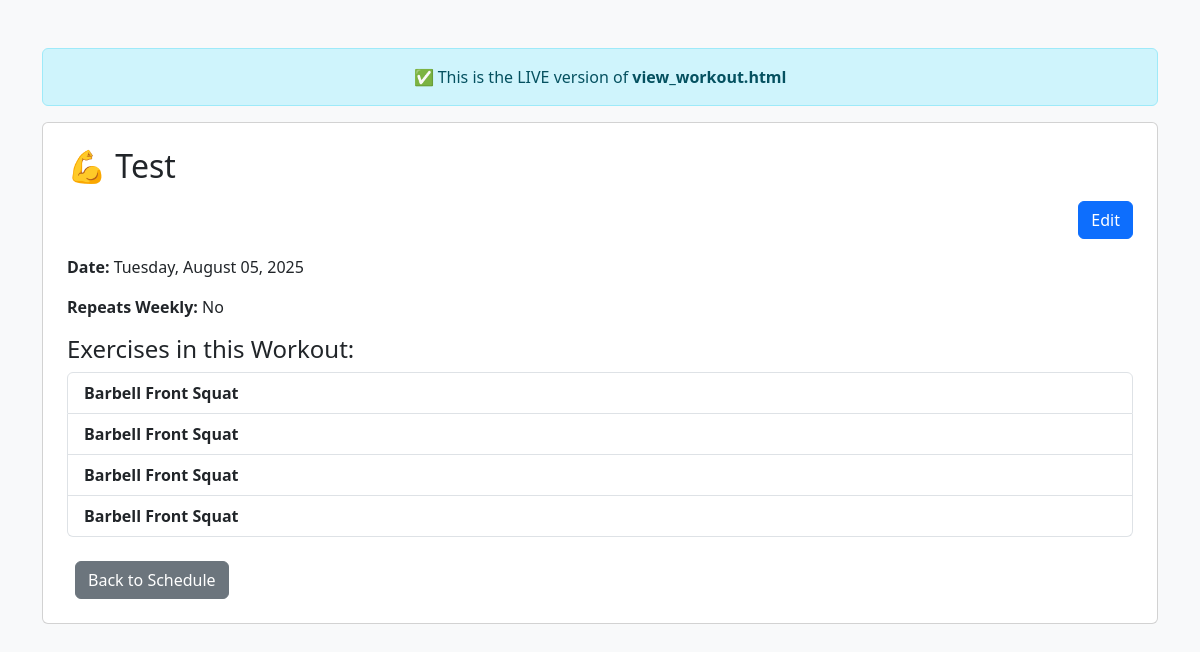
Page /view/2 on the committed database.
### models.py (models this page shows, shortened)
class Workout(db.Model):
    id = db.Column(db.Integer, primary_key=True)
    name = db.Column(db.String(100), nullable=False)
    date = db.Column(db.Date, nullable=False)
    day_of_week = db.Column(db.String(10))
    repeat_weekly = db.Column(db.Boolean, default=False)
    date_created = db.Column(db.DateTime, default=lambda: datetime.now(timezone.utc))

class WorkoutExercise(db.Model):
    id = db.Column(db.Integer, primary_key=True)
    workout_id = db.Column(db.Integer, db.ForeignKey('workout.id'), nullable=False)
    exercise_id = db.Column(db.Integer, db.ForeignKey('exercise.id'), nullable=False)
    set_number = db.Column(db.Integer)
    reps = db.Column(db.Integer)
    weight_used = db.Column(db.Float)
    order = db.Column(db.Integer)  # for UI reordering (optional)
    exercise = db.relationship('Exercise')  # so you can do .exercise.name

class Exercise(db.Model):
    __tablename__ = 'exercise'
    id = db.Column(db.Integer, primary_key=True)
    name = db.Column(db.String(100), nullable=False, unique=True)
    instructions = db.Column(db.Text, nullable=True)
    video_url = db.Column(db.String(255), nullable=True)
    primary_muscle = db.Column(db.String(100), nullable=False)
    secondary_muscles = db.Column(db.String(255), nullable=True)   # comma-separated
    stabilizers = db.Column(db.String(255), nullable=True)         # comma-separated

### app.py (the view)
@app.route("/view/<int:workout_id>")
def view_workout(workout_id: int):
    workout = Workout.query.get_or_404(workout_id)
    workout_exercises = (
        db.session.query(WorkoutExercise)
        .filter_by(workout_id=workout.id)
        .join(Exercise)
        .all()
    )
    print(f"📋 Found {len(workout_exercises)} exercises for Workout ID {workout.id}")
    all_exercises = Exercise.query.all()
    return render_template(
        "view_workout.html",
        workout=workout,
        workout_exercises=workout_exercises,
        all_exercises=all_exercises,
    )

### templates/view_workout.html (shortened to what this page needs)
<!DOCTYPE html>
<html>
<head>
    <link href="https://cdn.jsdelivr.net/npm/bootstrap@5.3.0/dist/css/bootstrap.min.css" rel="stylesheet">
</head>
<body class="bg-light">
<div class="container py-5">
    <div class="alert alert-info text-center">
        ✅ This is the LIVE version of <strong>view_workout.html</strong>
    </div>
    <div class="card p-4">
        <h2 class="mb-3">💪 {{ workout.name }}</h2>
        <div class="text-end mb-3">
            <button id="editBtn" class="btn btn-primary">Edit</button>
        </div>
        <p><strong>Date:</strong> {{ workout.date.strftime('%A, %B %d, %Y') }}</p>
        <p><strong>Repeats Weekly:</strong> {{ 'Yes' if workout.repeat_weekly else 'No' }}</p>
        <div id="exerciseList">
            <h4>Exercises in this Workout:</h4>
            <ul class="list-group">
                {% for we in workout_exercises %}
                <li class="list-group-item">
                    <strong>{{ we.exercise.name }}</strong>
                </li>
                {% endfor %}
            </ul>
        </div>
        <div class="mt-4">
            <a href="{{ url_for('schedule') }}" class="btn btn-secondary ms-2">Back to Schedule</a>
        </div>
    </div>
</div>
</body>
</html>

### rows in the picture
Workout: name "Test", date "Tuesday, August 05, 2025", repeat_weekly "No"
WorkoutExercise: exercise.name "Barbell Front Squat"
WorkoutExercise: exercise.name "Barbell Front Squat"
WorkoutExercise: exercise.name "Barbell Front Squat"
WorkoutExercise: exercise.name "Barbell Front Squat"
